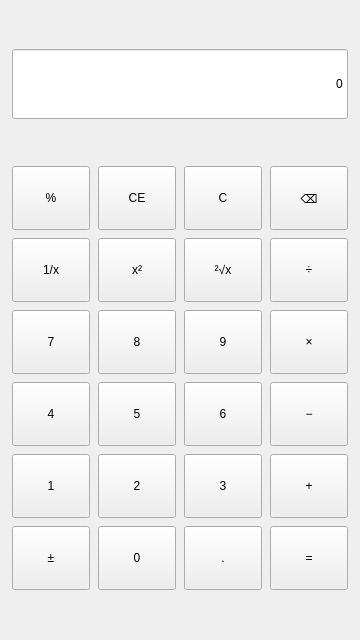
<?xml version="1.0" encoding="UTF-8"?>
<ui version="4.0">
 <class>Calculator</class>
 <widget class="QMainWindow" name="Calculator">
  <property name="geometry">
   <rect>
    <x>0</x>
    <y>0</y>
    <width>360</width>
    <height>640</height>
   </rect>
  </property>
  <property name="windowTitle">
   <string>计算器</string>
  </property>
  <widget class="QWidget" name="centralwidget">
   <layout class="QVBoxLayout" name="mainLayout">
    <property name="leftMargin">
     <number>12</number>
    </property>
    <property name="topMargin">
     <number>12</number>
    </property>
    <property name="rightMargin">
     <number>12</number>
    </property>
    <property name="bottomMargin">
     <number>12</number>
    </property>
    <property name="spacing">
     <number>10</number>
    </property>
    <item>
     <widget class="QLineEdit" name="display">
      <property name="minimumSize">
       <size>
        <width>0</width>
        <height>70</height>
       </size>
      </property>
      <property name="readOnly">
       <bool>true</bool>
      </property>
      <property name="alignment">
       <set>Qt::AlignRight|Qt::AlignTrailing|Qt::AlignVCenter</set>
      </property>
      <property name="text">
       <string>0</string>
      </property>
     </widget>
    </item>
    <item>
     <layout class="QGridLayout" name="gridLayout">
      <property name="horizontalSpacing">
       <number>8</number>
      </property>
      <property name="verticalSpacing">
       <number>8</number>
      </property>
      <item row="0" column="0">
       <widget class="QPushButton" name="btnPercent">
        <property name="minimumSize">
         <size>
          <width>64</width>
          <height>64</height>
         </size>
        </property>
        <property name="text">
         <string>%</string>
        </property>
       </widget>
      </item>
      <item row="0" column="1">
       <widget class="QPushButton" name="btnClearEntry">
        <property name="minimumSize">
         <size>
          <width>64</width>
          <height>64</height>
         </size>
        </property>
        <property name="text">
         <string>CE</string>
        </property>
       </widget>
      </item>
      <item row="0" column="2">
       <widget class="QPushButton" name="btnClear">
        <property name="minimumSize">
         <size>
          <width>64</width>
          <height>64</height>
         </size>
        </property>
        <property name="text">
         <string>C</string>
        </property>
       </widget>
      </item>
      <item row="0" column="3">
       <widget class="QPushButton" name="btnBackspace">
        <property name="minimumSize">
         <size>
          <width>64</width>
          <height>64</height>
         </size>
        </property>
        <property name="text">
         <string>⌫</string>
        </property>
       </widget>
      </item>
      <item row="1" column="0">
       <widget class="QPushButton" name="btnReciprocal">
        <property name="minimumSize">
         <size>
          <width>64</width>
          <height>64</height>
         </size>
        </property>
        <property name="text">
         <string>1/x</string>
        </property>
       </widget>
      </item>
      <item row="1" column="1">
       <widget class="QPushButton" name="btnSquare">
        <property name="minimumSize">
         <size>
          <width>64</width>
          <height>64</height>
         </size>
        </property>
        <property name="text">
         <string>x²</string>
        </property>
       </widget>
      </item>
      <item row="1" column="2">
       <widget class="QPushButton" name="btnSqrt">
        <property name="minimumSize">
         <size>
          <width>64</width>
          <height>64</height>
         </size>
        </property>
        <property name="text">
         <string>²√x</string>
        </property>
       </widget>
      </item>
      <item row="1" column="3">
       <widget class="QPushButton" name="btnDiv">
        <property name="minimumSize">
         <size>
          <width>64</width>
          <height>64</height>
         </size>
        </property>
        <property name="text">
         <string>÷</string>
        </property>
       </widget>
      </item>
      <item row="2" column="0">
       <widget class="QPushButton" name="btn7">
        <property name="minimumSize">
         <size>
          <width>64</width>
          <height>64</height>
         </size>
        </property>
        <property name="text">
         <string>7</string>
        </property>
       </widget>
      </item>
      <item row="2" column="1">
       <widget class="QPushButton" name="btn8">
        <property name="minimumSize">
         <size>
          <width>64</width>
          <height>64</height>
         </size>
        </property>
        <property name="text">
         <string>8</string>
        </property>
       </widget>
      </item>
      <item row="2" column="2">
       <widget class="QPushButton" name="btn9">
        <property name="minimumSize">
         <size>
          <width>64</width>
          <height>64</height>
         </size>
        </property>
        <property name="text">
         <string>9</string>
        </property>
       </widget>
      </item>
      <item row="2" column="3">
       <widget class="QPushButton" name="btnMul">
        <property name="minimumSize">
         <size>
          <width>64</width>
          <height>64</height>
         </size>
        </property>
        <property name="text">
         <string>×</string>
        </property>
       </widget>
      </item>
      <item row="3" column="0">
       <widget class="QPushButton" name="btn4">
        <property name="minimumSize">
         <size>
          <width>64</width>
          <height>64</height>
         </size>
        </property>
        <property name="text">
         <string>4</string>
        </property>
       </widget>
      </item>
      <item row="3" column="1">
       <widget class="QPushButton" name="btn5">
        <property name="minimumSize">
         <size>
          <width>64</width>
          <height>64</height>
         </size>
        </property>
        <property name="text">
         <string>5</string>
        </property>
       </widget>
      </item>
      <item row="3" column="2">
       <widget class="QPushButton" name="btn6">
        <property name="minimumSize">
         <size>
          <width>64</width>
          <height>64</height>
         </size>
        </property>
        <property name="text">
         <string>6</string>
        </property>
       </widget>
      </item>
      <item row="3" column="3">
       <widget class="QPushButton" name="btnMinus">
        <property name="minimumSize">
         <size>
          <width>64</width>
          <height>64</height>
         </size>
        </property>
        <property name="text">
         <string>−</string>
        </property>
       </widget>
      </item>
      <item row="4" column="0">
       <widget class="QPushButton" name="btn1">
        <property name="minimumSize">
         <size>
          <width>64</width>
          <height>64</height>
         </size>
        </property>
        <property name="text">
         <string>1</string>
        </property>
       </widget>
      </item>
      <item row="4" column="1">
       <widget class="QPushButton" name="btn2">
        <property name="minimumSize">
         <size>
          <width>64</width>
          <height>64</height>
         </size>
        </property>
        <property name="text">
         <string>2</string>
        </property>
       </widget>
      </item>
      <item row="4" column="2">
       <widget class="QPushButton" name="btn3">
        <property name="minimumSize">
         <size>
          <width>64</width>
          <height>64</height>
         </size>
        </property>
        <property name="text">
         <string>3</string>
        </property>
       </widget>
      </item>
      <item row="4" column="3">
       <widget class="QPushButton" name="btnPlus">
        <property name="minimumSize">
         <size>
          <width>64</width>
          <height>64</height>
         </size>
        </property>
        <property name="text">
         <string>+</string>
        </property>
       </widget>
      </item>
      <item row="5" column="0">
       <widget class="QPushButton" name="btnSign">
        <property name="minimumSize">
         <size>
          <width>64</width>
          <height>64</height>
         </size>
        </property>
        <property name="text">
         <string>±</string>
        </property>
       </widget>
      </item>
      <item row="5" column="1">
       <widget class="QPushButton" name="btn0">
        <property name="minimumSize">
         <size>
          <width>64</width>
          <height>64</height>
         </size>
        </property>
        <property name="text">
         <string>0</string>
        </property>
       </widget>
      </item>
      <item row="5" column="2">
       <widget class="QPushButton" name="btnPoint">
        <property name="minimumSize">
         <size>
          <width>64</width>
          <height>64</height>
         </size>
        </property>
        <property name="text">
         <string>.</string>
        </property>
       </widget>
      </item>
      <item row="5" column="3">
       <widget class="QPushButton" name="btnEquals">
        <property name="minimumSize">
         <size>
          <width>64</width>
          <height>64</height>
         </size>
        </property>
        <property name="text">
         <string>=</string>
        </property>
       </widget>
      </item>
     </layout>
    </item>
   </layout>
  </widget>
 </widget>
 <resources/>
 <connections/>
</ui>
